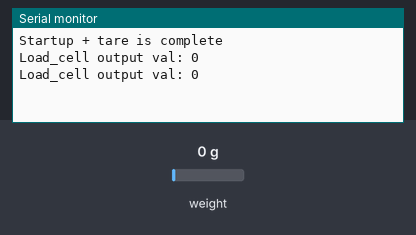
A sketch run on a simulated Arduino Uno, built with avr-gcc and run on an emulated ATmega328P. Shown: the last lines printed to the serial monitor. The inputs (shaded band) are chosen by the test bench; at power-on: weight on the scale 0 g.

Above: at 3.6 s.
3.7 s: weight on the scale set to 100 g
At 5.1 s:
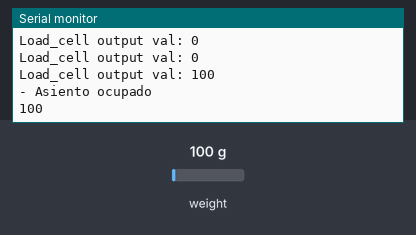
5.9 s: weight on the scale set to 1250 g
At 7.2 s:
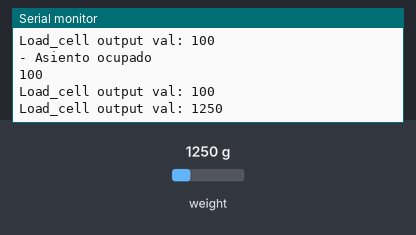
Timing chart, 0 to 8.9 s (numbered marks = the images above; inputs shaded):
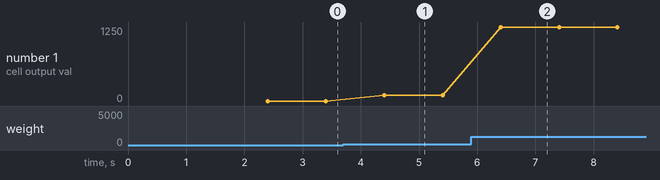

Measured:
- after the input at 3.7 s, the serial monitor: prints a new line after 0.70 s (image 1)
- after the input at 5.9 s, the serial monitor: prints a new line after 0.51 s (image 2)
- plotted number 1: 0 → 100 after the input at 3.7 s, 100 → 1250 after the input at 5.9 s

The sketch:

Sensor_SIlla_Arduino_HX711.ino
```cpp
//Sensor_Silla_Arduino_HX711.ino
#include <HX711_ADC.h>
#include <SoftwareSerial.h>

HX711_ADC LoadCell(7,8); //Se establece los pines que recibirán la lectura del HX711.
SoftwareSerial BT1(3,2); //Se establece la conexión serial entre el Arduino y el ESP8266.
int hxreading; //Se define la variable que contendrá la lectura del sensor HX711.
boolean ocupado = false; //Se define una variable booleana para definir el estado actual de la silla, al iniciar estará en false.
int normal = 10; //Se define el valor por default que el sensor va a presentar a una carga igual a cero.

void setup() {
  float calValue = 1120.48; //Factor de calibración del HX711.
  Serial.begin(115200);
  BT1.begin(115200); //Se abre el puerto serial a 115200 baudios.
  LoadCell.begin();
  long stabilisingtime = 2000; // tare preciscion can be improved by adding a few seconds of stabilising time.
  LoadCell.start(stabilisingtime);
  if(LoadCell.getTareTimeoutFlag()) {
    Serial.println("Tare timeout, check MCU>HX711 wiring and pin designations");
  }
  else {
    LoadCell.setCalFactor(calValue); // set calibration value (float).
    Serial.println("Startup + tare is complete");
  }
}

void loop() {
  LoadCell.update();
  hxreading = LoadCell.getData(); //Se toma la lectura actual del sensor.
  Serial.print("Load_cell output val: ");
  Serial.println(hxreading);
  if(hxreading>normal && ocupado==false){ //Si la lectura actual sobrepasa el límite normal y el asiento esta desocupado(false) entra al bucle.
    Serial.println("- Asiento ocupado");
    Serial.println(hxreading);
    ocupado = true; //El estado del asiento cambia  a ocupado (true).
    BT1.print("1\n"); //Se envia el valor de 1 al ESP por medio de la conexión serial.
    Serial.flush();
  }
  else if(hxreading<=normal && ocupado==true){ //Si la lectura actual es menor al límite normal y el asiento esta ocupado(true) entra al bucle.
    Serial.println("- Asiento desocupado");
    Serial.println(hxreading);
    ocupado = false; //El estado del asiento cambia  a desocupado (false).
    BT1.print("0\n"); //Se envia el valor de 1 al ESP por medio de la conexión serial.
    Serial.flush();
  }
  delay(1000);
}
```
